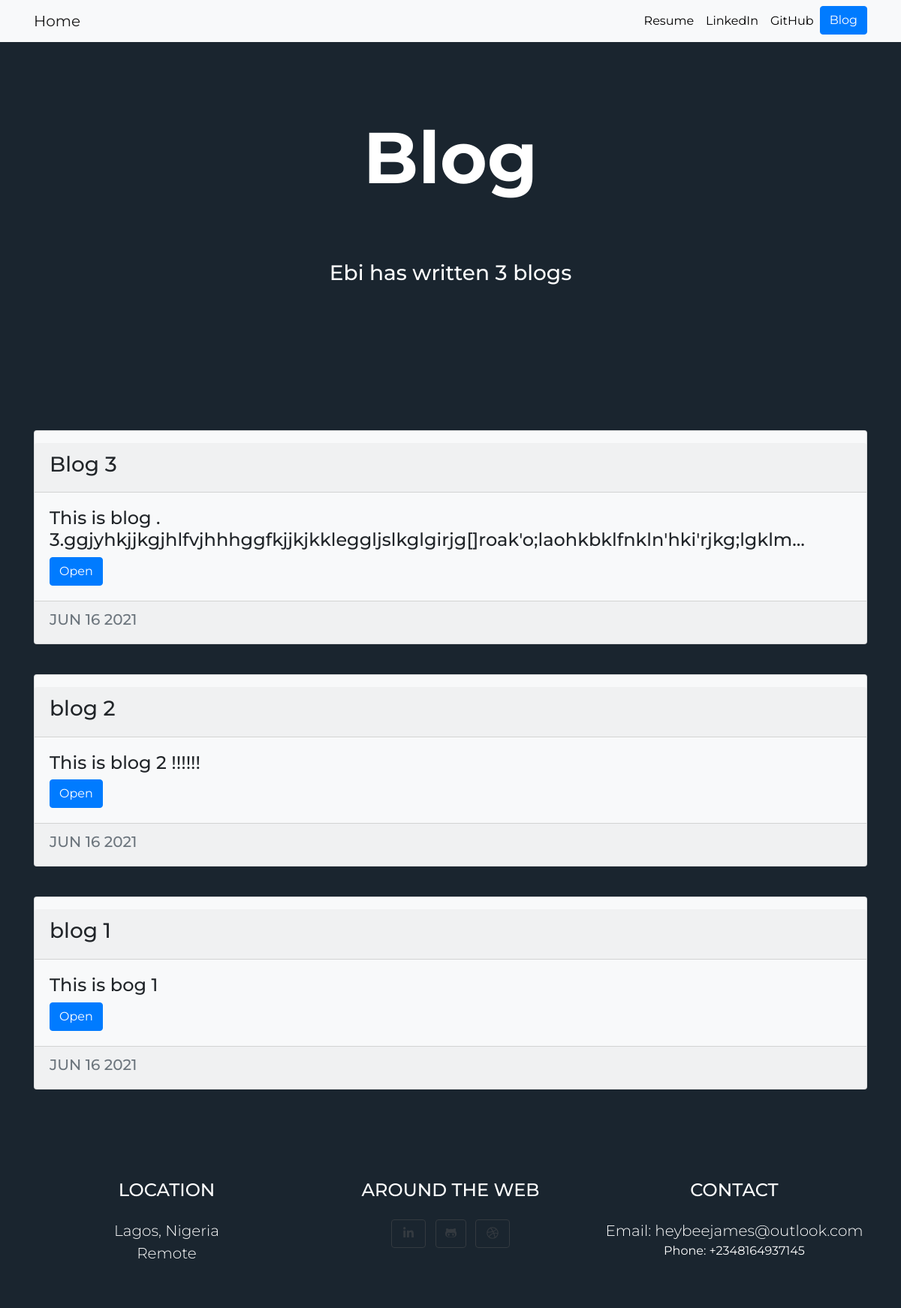
Screenshot of /blog/ with the database file from the repository.
### blog/models.py (models this page shows, shortened)
class Blog(models.Model):
	title = models.CharField(max_length=100)
	description = models.TextField()
	date = models.DateTimeField()

### blog/views.py (the view)
# urls.py: path('', views.all_blogs, name='all_blogs'),
def all_blogs(request):
	blogs = Blog.objects.order_by('-date')  #-date orders the objects from the the most recent
	return render(request, 'all_blogs.html', {'blogs': blogs})

### blog/templates/all_blogs.html
{% extends 'base.html' %}
{% load static %}
{% block content %}
<div class="blog-title">
	<h2 id="blogtitle" class="font-weight-bold text-white text-center">Blog</h2>
	<br>
	<br>
	<br>
	<h3 class="text-center text-white mb-5">Ebi has written {{ blogs.count }} blog{{ blogs.count|pluralize }}</h3>
	<br>
	<br>
</div>
{% for blog in blogs %}
	<div class="card bg-light mb-3">
	 	<div class="card-header">
	  		<h3>{{ blog.title }}</h3>
	  	</div>
		<div class="card-body">
			<h4 class="card-text">{{ blog.description|striptags|truncatechars:100 }}</h4>
			<a href="{% url 'blog:detail' blog.id %}" class="btn btn-primary">Open</a>
		</div>
		<div class="card-footer text-muted">
			<h5>{{ blog.date|date:'M d Y'|upper }}</h5>
		</div>
	</div>
	<br>
{% endfor %}
{% endblock %}

### portfolio_list/static/index.css (style rules this page uses)
body { font-family: "Montserrat", -apple-system, BlinkMacSystemFont, "Segoe UI", Roboto, "Helvetica Neue", Arial, "Noto Sans", sans-serif, "Apple Color Emoji", "Segoe UI Emoji", "Segoe UI Symbol", "Noto Color Emoji"; margin: 0; font-size: 1rem; font-weight: 400; line-height: 1.5; color: #212529; background-color: #1a252f; -webkit-text-size-adjust: 100%; -webkit-tap-highlight-color: rgba(0, 0, 0, 0); }
#blogtitle { font-size: 6rem; }
.card { padding-top: 1rem; padding-bottom: 0rem; }
.card .card-body { overflow: hidden; }
.blog-title { padding-top: 6rem; padding-bottom: 6rem; }

### rows the page displays
Blog: title "Blog 3", description "This is blog . 3.ggjyhkjjkgjhlfvjhhhggfkjjkjkkleggljslkglgirjg[]roak'o;laohkbklfnkln'hki'rjkg;lgklm…", date "JUN 16 2021"
Blog: title "blog 2", description "This is blog 2 !!!!!!", date "JUN 16 2021"
Blog: title "blog 1", description "This is bog 1", date "JUN 16 2021"

### other values shown
{{ blogs.count }} "3"
